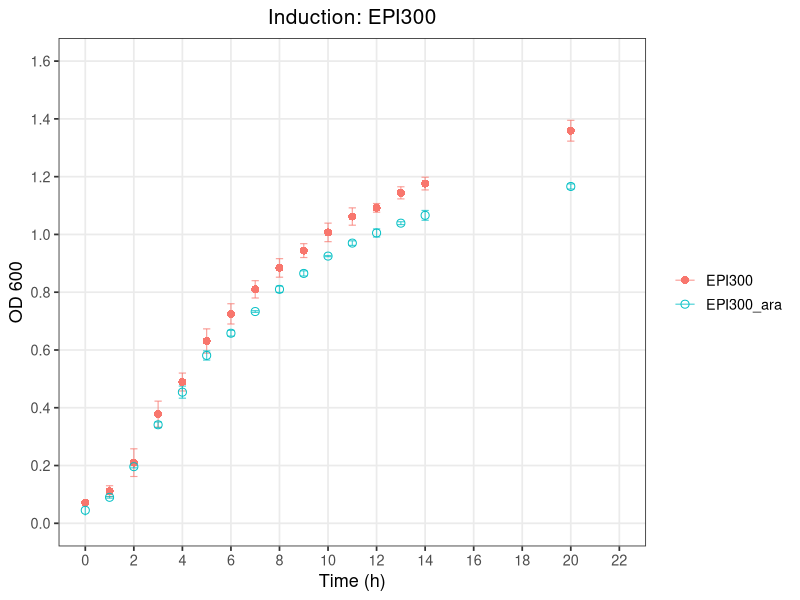
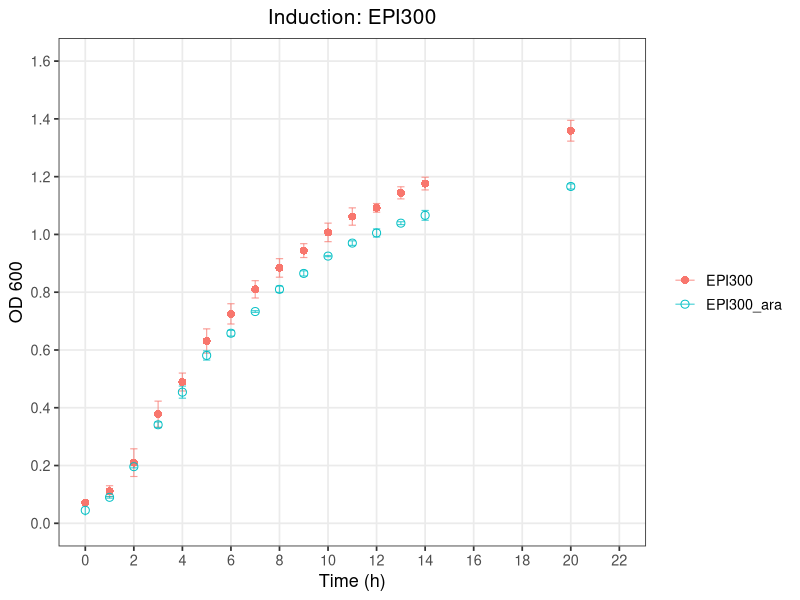

Write the R code that produced these figures, in order.
# ============================================================
# Plot: Induction, isoamyl alcohol (OD600 vs Time)
# Strains: EPI300, EPI300_ara
# ============================================================

library(tidyverse)

# ---- 1. Read the raw CSV --------------------------------------------------
# The file has a 2-row header:
#   Row 1: strain names (merged across Avg/SD column pairs)
#   Row 2: "Avg" / "SD" labels
# We read both header rows manually, then build clean column names.

raw <- read_csv("Arab_Induction.csv", col_names = FALSE, skip = 2,
                show_col_types = FALSE)

header1 <- read_csv("Arab_Induction.csv", col_names = FALSE, n_max = 1,
                    show_col_types = FALSE) |> unlist(use.names = FALSE)
header2 <- read_csv("Arab_Induction.csv", col_names = FALSE, skip = 1, n_max = 1,
                    show_col_types = FALSE) |> unlist(use.names = FALSE)

# Forward-fill the strain names across their Avg/SD column pair
strain_names <- header1
for (i in seq_along(strain_names)) {
  if (is.na(strain_names[i]) && i > 1) strain_names[i] <- strain_names[i - 1]
}

# Drop fully empty trailing columns
keep <- !is.na(header2) | seq_along(header2) == 1
raw         <- raw[, keep]
strain_names <- strain_names[keep]
header2      <- header2[keep]

# Build final column names: "Time", "<strain>_Avg", "<strain>_SD"
col_names <- c("Time",
               paste0(strain_names[-1], "_", header2[-1]))
colnames(raw) <- col_names

# ---- 2. Reshape to long format (Avg + SD, for plotting with error bars) --
# Only keep the two strains of interest
strains <- c("EPI300", "EPI300_ara")

df_long <- raw |>
  pivot_longer(
    cols = -Time,
    names_to = c("Strain", ".value"),
    names_pattern = "(.+)_(Avg|SD)"
  ) |>
  rename(OD600 = Avg) |>
  filter(Strain %in% strains) |>
  mutate(Strain = factor(Strain, levels = strains))

# ---- 3. Plot ---------------------------------------------------------------
# Visually distinct shapes (mix of filled/open so they're tellable apart
# even without color): circle, open circle
shape_values <- c(16, 1)

p <- ggplot(df_long, aes(x = Time, y = OD600, color = Strain, shape = Strain)) +
  geom_errorbar(aes(ymin = OD600 - SD, ymax = OD600 + SD),
                width = 0.3, linewidth = 0.4, alpha = 0.7) +
  geom_point(size = 2.4) +
  scale_shape_manual(values = shape_values) +
  scale_x_continuous(breaks = seq(0, 22, by = 2), limits = c(0, 22)) +
  scale_y_continuous(breaks = seq(0, 1.6, by = 0.2), limits = c(0, 1.6)) +
  labs(
    title = "Induction: EPI300",
    x = "Time (h)",
    y = "OD 600",
    color = NULL,
    shape = NULL
  ) +
  theme_bw(base_size = 13) +
  theme(
    panel.grid.minor = element_blank(),
    plot.title = element_text(hjust = 0.5, size = 15),
    legend.key = element_blank()
  )

print(p)

ggsave("induction_EPI300.png", p, width = 9, height = 5, dpi = 300)
